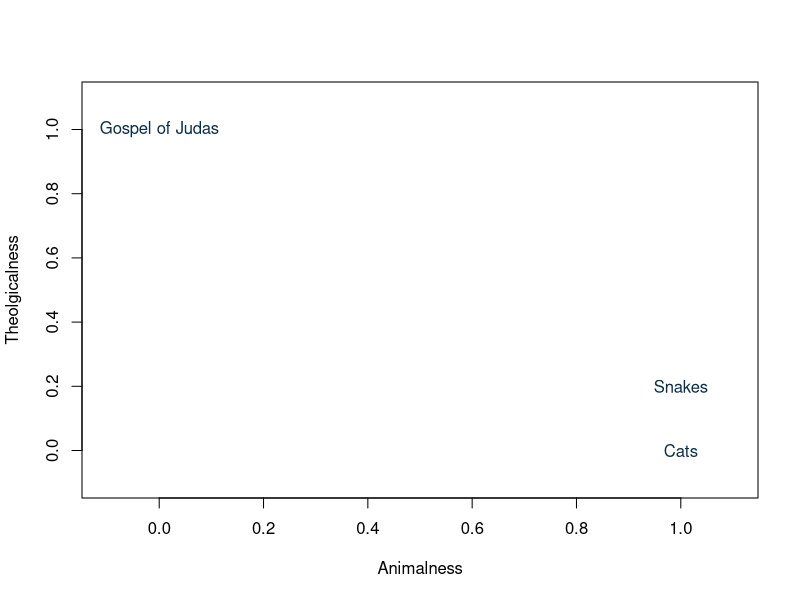

This figure's R source:
## ---- chunk 1
#| echo: false

plot(x = NULL, y = NULL,
     xlim=c(-0.1, 1.1),
     ylim=c(-0.1, 1.1),
     xlab = "Animalness",
     ylab = "Theolgicalness",
     )

text(1, 0, "Cats", col = "#0c2e47")
text(1, 0.2, "Snakes", col = "#0c2e47")
text(0, 1, "Gospel of Judas", col = "#0c2e47")
